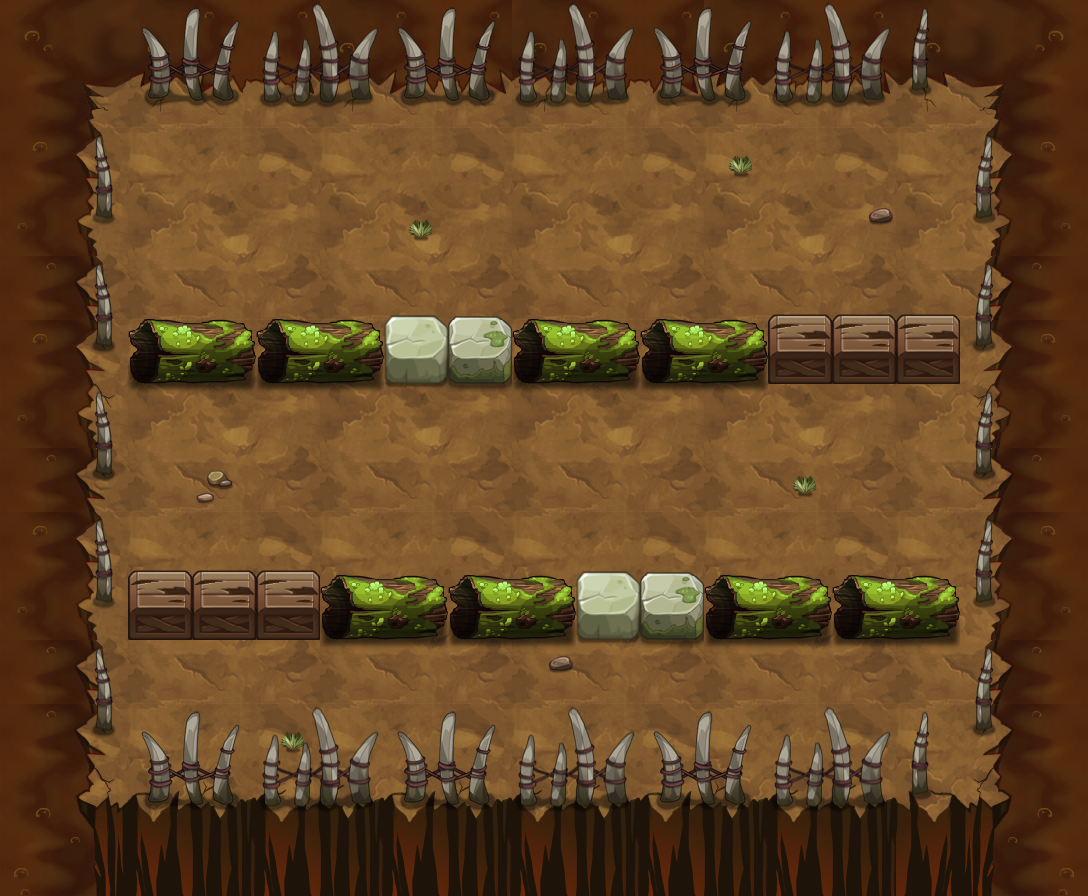

A 2D game scene composited from a Tiled map and its tileset images. What follows is a short description and the map's XML, with each tile layer's data collapsed to a summary:
An orthogonal 17x14 tile map with 64x64 px tiles, 9 tile layers (PASS, 块层 2, 块层 5, 块层 3, ...) and 57 objects (53x TRAP, 3x yjwus3, PLAYER).

<map version="1.0" orientation="orthogonal" width="17" height="14" tilewidth="64" tileheight="64">
 <properties>
  <property name="DESTRY1" value="25" />
  <property name="DESTRY2" value="27" />
  <property name="DESTRY_COUNT" value="2" />
  <property name="EXP" value="1010" />
  <property name="ITEM" value="D037" />
  <property name="MONEY" value="1515" />
 </properties>
 <tileset firstgid="1" name="yjbl" tilewidth="64" tileheight="64">
  <image source="yjbl-hd.png" width="900" height="1200" />
 </tileset>
 <layer name="PASS" width="17" height="14">
  <data>[238 cells, 136 non-empty, 11 distinct tile ids]</data>
 </layer>
 <layer name="块层 2" width="17" height="14">
  <data>[238 cells, 238 non-empty, 31 distinct tile ids]</data>
 </layer>
 <layer name="块层 5" width="17" height="14">
  <data>[238 cells, 26 non-empty, 5 distinct tile ids]</data>
 </layer>
 <layer name="块层 3" width="17" height="14">
  <data>[238 cells, 66 non-empty, 13 distinct tile ids]</data>
 </layer>
 <layer name="块层 6" width="17" height="14">
  <data>[238 cells, 26 non-empty, 5 distinct tile ids]</data>
 </layer>
 <layer name="SHELTER 11" width="17" height="14">
  <data>[238 cells, 13 non-empty, 5 distinct tile ids]</data>
 </layer>
 <layer name="SHELTER 8" width="17" height="14">
  <data>[238 cells, 13 non-empty, 5 distinct tile ids]</data>
 </layer>
 <layer name="SHELTER 7" width="17" height="14">
  <data>[238 cells, 0 non-empty, 0 distinct tile ids]</data>
 </layer>
 <layer name="SHELTER 4" width="17" height="14">
  <data>[238 cells, 13 non-empty, 5 distinct tile ids]</data>
 </layer>
 <objectgroup name="对象层 1" width="34" height="28">
  <object name="PLAYER" type="PLAYER" x="512" y="128" width="64" height="64" />
  <object name="yjwus3" x="320" y="512" width="64" height="64">
   <properties>
    <property name="lua_ai" value="monster_yjwus_ai" />
    <property name="quality" value="yjwus3.quality" />
   </properties>
  </object>
  <object name="yjwus3" x="320" y="640" width="64" height="64">
   <properties>
    <property name="lua_ai" value="monster_yjwus_ai" />
    <property name="quality" value="yjwus3.quality" />
   </properties>
  </object>
  <object name="yjwus3" x="704" y="640" width="64" height="64">
   <properties>
    <property name="lua_ai" value="monster_yjwus_ai" />
    <property name="quality" value="yjwus3.quality" />
   </properties>
  </object>
  <object name="belt_right" type="TRAP" x="128" y="384" width="64" height="64">
   <properties>
    <property name="lua_ai" value="trap_belt_right_ai" />
    <property name="trap_ani" value="belt_right.actor" />
    <property name="trap_floor" value="true" />
   </properties>
  </object>
  <object name="belt_right" type="TRAP" x="192" y="384" width="64" height="64">
   <properties>
    <property name="lua_ai" value="trap_belt_right_ai" />
    <property name="trap_ani" value="belt_right.actor" />
    <property name="trap_floor" value="true" />
   </properties>
  </object>
  <object name="belt_right" type="TRAP" x="256" y="384" width="64" height="64">
   <properties>
    <property name="lua_ai" value="trap_belt_right_ai" />
    <property name="trap_ani" value="belt_right.actor" />
    <property name="trap_floor" value="true" />
   </properties>
  </object>
  <object name="belt_right" type="TRAP" x="320" y="384" width="64" height="64">
   <properties>
    <property name="lua_ai" value="trap_belt_right_ai" />
    <property name="trap_ani" value="belt_right.actor" />
    <property name="trap_floor" value="true" />
   </properties>
  </object>
  <object name="belt_right" type="TRAP" x="384" y="384" width="64" height="64">
   <properties>
    <property name="lua_ai" value="trap_belt_right_ai" />
    <property name="trap_ani" value="belt_right.actor" />
    <property name="trap_floor" value="true" />
   </properties>
  </object>
  <object name="belt_right" type="TRAP" x="448" y="384" width="64" height="64">
   <properties>
    <property name="lua_ai" value="trap_belt_right_ai" />
    <property name="trap_ani" value="belt_right.actor" />
    <property name="trap_floor" value="true" />
   </properties>
  </object>
  <object name="belt_right" type="TRAP" x="512" y="384" width="64" height="64">
   <properties>
    <property name="lua_ai" value="trap_belt_right_ai" />
    <property name="trap_ani" value="belt_right.actor" />
    <property name="trap_floor" value="true" />
   </properties>
  </object>
  <object name="belt_right" type="TRAP" x="576" y="384" width="64" height="64">
   <properties>
    <property name="lua_ai" value="trap_belt_right_ai" />
    <property name="trap_ani" value="belt_right.actor" />
    <property name="trap_floor" value="true" />
   </properties>
  </object>
  <object name="belt_right" type="TRAP" x="640" y="384" width="64" height="64">
   <properties>
    <property name="lua_ai" value="trap_belt_right_ai" />
    <property name="trap_ani" value="belt_right.actor" />
    <property name="trap_floor" value="true" />
   </properties>
  </object>
  <object name="belt_right" type="TRAP" x="704" y="384" width="64" height="64">
   <properties>
    <property name="lua_ai" value="trap_belt_right_ai" />
    <property name="trap_ani" value="belt_right.actor" />
    <property name="trap_floor" value="true" />
   </properties>
  </object>
  <object name="belt_right" type="TRAP" x="768" y="384" width="64" height="64">
   <properties>
    <property name="lua_ai" value="trap_belt_right_ai" />
    <property name="trap_ani" value="belt_right.actor" />
    <property name="trap_floor" value="true" />
   </properties>
  </object>
  <object name="belt_right" type="TRAP" x="832" y="384" width="64" height="64">
   <properties>
    <property name="lua_ai" value="trap_belt_right_ai" />
    <property name="trap_ani" value="belt_right.actor" />
    <property name="trap_floor" value="true" />
   </properties>
  </object>
  <object name="belt_right" type="TRAP" x="896" y="384" width="64" height="64">
   <properties>
    <property name="lua_ai" value="trap_belt_right_ai" />
    <property name="trap_ani" value="belt_right.actor" />
    <property name="trap_floor" value="true" />
   </properties>
  </object>
  <object name="belt_right" type="TRAP" x="128" y="704" width="64" height="64">
   <properties>
    <property name="lua_ai" value="trap_belt_right_ai" />
    <property name="trap_ani" value="belt_right.actor" />
    <property name="trap_floor" value="true" />
   </properties>
  </object>
  <object name="belt_right" type="TRAP" x="192" y="704" width="64" height="64">
   <properties>
    <property name="lua_ai" value="trap_belt_right_ai" />
    <property name="trap_ani" value="belt_right.actor" />
    <property name="trap_floor" value="true" />
   </properties>
  </object>
  <object name="belt_right" type="TRAP" x="256" y="704" width="64" height="64">
   <properties>
    <property name="lua_ai" value="trap_belt_right_ai" />
    <property name="trap_ani" value="belt_right.actor" />
    <property name="trap_floor" value="true" />
   </properties>
  </object>
  <object name="belt_right" type="TRAP" x="320" y="704" width="64" height="64">
   <properties>
    <property name="lua_ai" value="trap_belt_right_ai" />
    <property name="trap_ani" value="belt_right.actor" />
    <property name="trap_floor" value="true" />
   </properties>
  </object>
  <object name="belt_right" type="TRAP" x="384" y="704" width="64" height="64">
   <properties>
    <property name="lua_ai" value="trap_belt_right_ai" />
    <property name="trap_ani" value="belt_right.actor" />
    <property name="trap_floor" value="true" />
   </properties>
  </object>
  <object name="belt_right" type="TRAP" x="448" y="704" width="64" height="64">
   <properties>
    <property name="lua_ai" value="trap_belt_right_ai" />
    <property name="trap_ani" value="belt_right.actor" />
    <property name="trap_floor" value="true" />
   </properties>
  </object>
  </objectgroup>
</map>
<!-- 34 of 57 objects omitted -->
